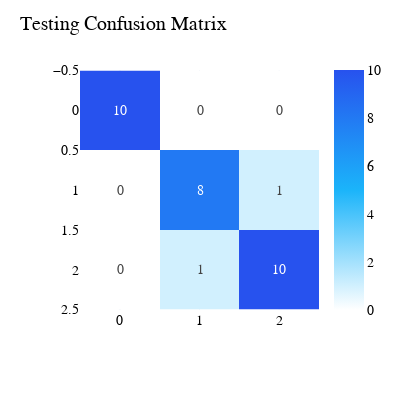

Source (notebook cell):
### Code cell
print('Testing Classification Report\n', classification_report(y_test, y_test_pred))
cm = confusion_matrix(y_test, y_test_pred)
cm_test_fig = px.imshow(cm, color_continuous_scale=['white' ,colors[4], colors[0]], text_auto=True)
cm_test_fig.update_layout(
    template='plotly_white',
    title='Testing Confusion Matrix',
    width=400,
    height=400,
    font=dict(family='Georgia', size=14, color='black')
)

### Figure 1 — Plotly figure (JSON) as saved in the notebook; plotly's stock layout.template omitted (floating-point values rounded to 4 significant figures)
{"data": [{"coloraxis": "coloraxis", "hovertemplate": "x: %{x}<br>y: %{y}<br>color: %{z}<extra></extra>", "name": "0", "texttemplate": "%{z}", "type": "heatmap", "xaxis": "x", "yaxis": "y", "z": [[10, 0, 0], [0, 8, 1], [0, 1, 10]]}], "layout": {"coloraxis": {"colorscale": [[0, "white"], [0.5, "#1bb4fa"], [1, "#2752ee"]]}, "font": {"color": "black", "family": "Georgia", "size": 14}, "height": 400, "margin": {"t": 60}, "title": {"text": "Testing Confusion Matrix"}, "width": 400, "xaxis": {"anchor": "y", "constrain": "domain", "domain": [0, 1], "scaleanchor": "y"}, "yaxis": {"anchor": "x", "autorange": "reversed", "constrain": "domain", "domain": [0, 1]}}}
